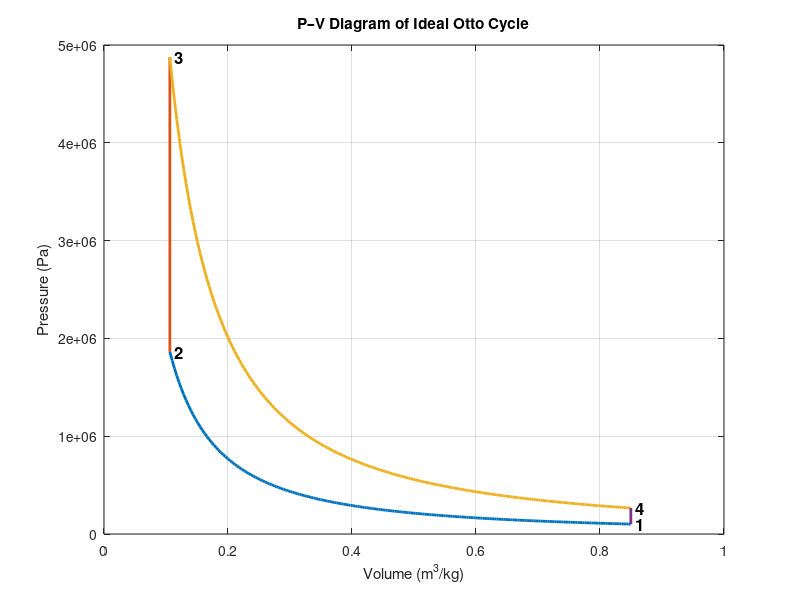
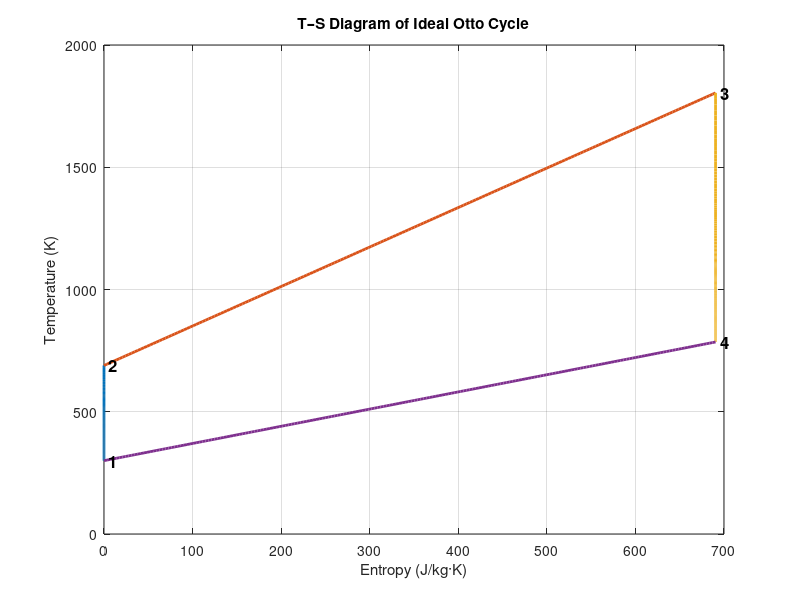

The MATLAB source for these figures, in order:
%%This file shows the pv and ts diagrams for an ideal otto cycle
clear; clc; close all;

%INPUT PARAMETERS
compression_ratio = 8;       
gamma = 1.4;                 
R = 287;                     
cp = gamma * R / (gamma - 1);
cv = cp - R;
T1 = 300;  
P1 = 101325;
q_in = 800e3;   % heat addition (J/kg)

%STATE 1
v1 = R * T1 / P1;            
v2 = v1 / compression_ratio;

%1-2 (isentropic compression)
T2 = T1 * (compression_ratio)^(gamma - 1);
P2 = P1 * (compression_ratio)^gamma;

v_12 = linspace(v1, v2, 200);
P_12 = P1 * (v1 ./ v_12).^gamma;
T_12 = T1 * (v1 ./ v_12).^(gamma - 1);

% Constant-volume heat addition (2→3)
T3 = T2 + q_in / cv;
P3 = P2 * (T3 / T2);
v3 = v2;

%PROCESS 3-4 (isentropic expansion)
T4 = T3 / (compression_ratio)^(gamma - 1);
P4 = P3 / (compression_ratio)^gamma;
v4 = v1;

v_34 = linspace(v3, v4, 200);
P_34 = P3 * (v3 ./ v_34).^gamma;
T_34 = T3 * (v3 ./ v_34).^(gamma - 1);

%TEMPERATURE–ENTROPY CALCULATIONS
s1 = 0;
s2 = s1;
s3 = s2 + cv * log(T3 / T2);
s4 = s3;

s_12 = s1 * ones(size(T_12));
s_23 = linspace(s2, s3, 200);
s_34 = s3 * ones(size(T_34));
s_41 = linspace(s4, s1, 200);

T_23 = linspace(T2, T3, 200);
T_41 = linspace(T4, T1, 200);

%P–V DIAGRAM
figure;
plot(v_12, P_12, 'LineWidth', 2); hold on;
plot([v2 v3], [P2 P3], 'LineWidth', 2);
plot(v_34, P_34, 'LineWidth', 2);
plot([v4 v1], [P4 P1], 'LineWidth', 2);

text(v1, P1, ' 1', 'FontSize', 12, 'FontWeight', 'bold');
text(v2, P2, ' 2', 'FontSize', 12, 'FontWeight', 'bold');
text(v3, P3, ' 3', 'FontSize', 12, 'FontWeight', 'bold');
text(v4, P4, ' 4', 'FontSize', 12, 'FontWeight', 'bold');

xlabel('Volume (m^3/kg)');
ylabel('Pressure (Pa)');
title('P–V Diagram of Ideal Otto Cycle');
grid on;

%T–S DIAGRAM
figure;
plot(s_12, T_12, 'LineWidth', 2); hold on;
plot(s_23, T_23, 'LineWidth', 2);
plot(s_34, T_34, 'LineWidth', 2);
plot(s_41, T_41, 'LineWidth', 2);

text(s1, T1, ' 1', 'FontSize', 12, 'FontWeight', 'bold');
text(s2, T2, ' 2', 'FontSize', 12, 'FontWeight', 'bold');
text(s3, T3, ' 3', 'FontSize', 12, 'FontWeight', 'bold');
text(s4, T4, ' 4', 'FontSize', 12, 'FontWeight', 'bold');

xlabel('Entropy (J/kg·K)');
ylabel('Temperature (K)');
title('T–S Diagram of Ideal Otto Cycle');
grid on;
